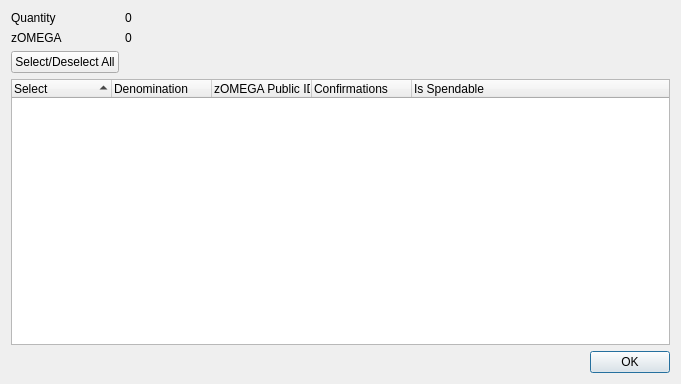
<?xml version="1.0" encoding="UTF-8"?>
<ui version="4.0">
 <class>ZOMEGAControlDialog</class>
 <widget class="QDialog" name="ZOMEGAControlDialog">
  <property name="geometry">
   <rect>
    <x>0</x>
    <y>0</y>
    <width>681</width>
    <height>384</height>
   </rect>
  </property>
  <property name="minimumSize">
   <size>
    <width>681</width>
    <height>384</height>
   </size>
  </property>
  <property name="windowTitle">
   <string>Select zOMEGA to Spend</string>
  </property>
  <layout class="QGridLayout" name="gridLayout">
   <item row="0" column="0">
    <layout class="QFormLayout" name="formLayout">
     <property name="sizeConstraint">
      <enum>QLayout::SetDefaultConstraint</enum>
     </property>
     <item row="0" column="0">
      <widget class="QLabel" name="labelQuantity">
       <property name="text">
        <string>Quantity</string>
       </property>
      </widget>
     </item>
     <item row="0" column="1">
      <widget class="QLabel" name="labelQuantity_int">
       <property name="text">
        <string>0</string>
       </property>
      </widget>
     </item>
     <item row="1" column="0">
      <widget class="QLabel" name="labelZOMEGA">
       <property name="text">
        <string>zOMEGA</string>
       </property>
      </widget>
     </item>
     <item row="1" column="1">
      <widget class="QLabel" name="labelZOMEGA_int">
       <property name="text">
        <string>0</string>
       </property>
      </widget>
     </item>
     <item row="2" column="0">
      <widget class="QPushButton" name="pushButtonAll">
       <property name="text">
        <string>Select/Deselect All</string>
       </property>
      </widget>
     </item>
    </layout>
   </item>
   <item row="1" column="0">
    <layout class="QVBoxLayout" name="verticalLayout">
     <item>
      <widget class="QTreeWidget" name="treeWidget">
       <property name="minimumSize">
        <size>
         <width>0</width>
         <height>250</height>
        </size>
       </property>
       <property name="alternatingRowColors">
        <bool>true</bool>
       </property>
       <property name="sortingEnabled">
        <bool>true</bool>
       </property>
       <property name="columnCount">
        <number>5</number>
       </property>
       <attribute name="headerDefaultSectionSize">
        <number>100</number>
       </attribute>
       <column>
        <property name="text">
         <string notr="true">Select</string>
        </property>
       </column>
       <column>
        <property name="text">
         <string notr="true">Denomination</string>
        </property>
       </column>
       <column>
        <property name="text">
         <string notr="true">zOMEGA Public ID</string>
        </property>
       </column>
       <column>
        <property name="text">
         <string notr="true">Confirmations</string>
        </property>
       </column>
       <column>
        <property name="text">
         <string>Is Spendable</string>
        </property>
       </column>
      </widget>
     </item>
     <item>
      <widget class="QDialogButtonBox" name="buttonBox">
       <property name="orientation">
        <enum>Qt::Horizontal</enum>
       </property>
       <property name="standardButtons">
        <set>QDialogButtonBox::Ok</set>
       </property>
      </widget>
     </item>
    </layout>
   </item>
  </layout>
 </widget>
 <resources/>
 <connections>
  <connection>
   <sender>buttonBox</sender>
   <signal>accepted()</signal>
   <receiver>ZOMEGAControlDialog</receiver>
   <slot>accept()</slot>
   <hints>
    <hint type="sourcelabel">
     <x>248</x>
     <y>254</y>
    </hint>
    <hint type="destinationlabel">
     <x>157</x>
     <y>274</y>
    </hint>
   </hints>
  </connection>
  <connection>
   <sender>buttonBox</sender>
   <signal>rejected()</signal>
   <receiver>ZOMEGAControlDialog</receiver>
   <slot>reject()</slot>
   <hints>
    <hint type="sourcelabel">
     <x>316</x>
     <y>260</y>
    </hint>
    <hint type="destinationlabel">
     <x>286</x>
     <y>274</y>
    </hint>
   </hints>
  </connection>
 </connections>
</ui>
